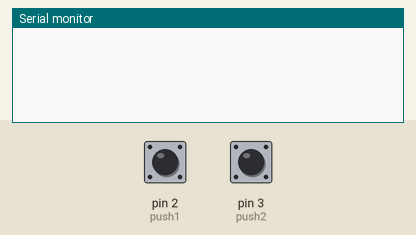
Simulated run of this sketch. Board: Arduino Uno, built with avr-gcc and run on an emulated ATmega328P. Shown: the last lines printed to the serial monitor. The inputs (shaded band) are chosen by the test bench; at power-on: pin 2 (push1) HIGH, pin 3 (push2) HIGH.

Above: at 1.2 s.
1.3 s: pin 2 (push1) pulled LOW for 0.15 s
At 2.6 s:
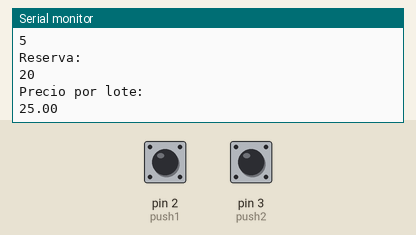
2.9 s: pin 3 (push2) pulled LOW for 0.15 s
At 3.7 s:
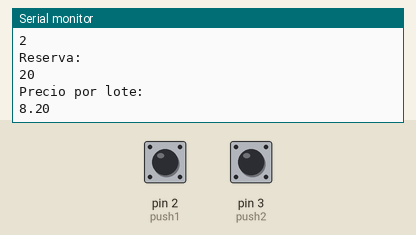
4.5 s: pin 2 (push1) pulled LOW for 1 s
At 5.11 s:
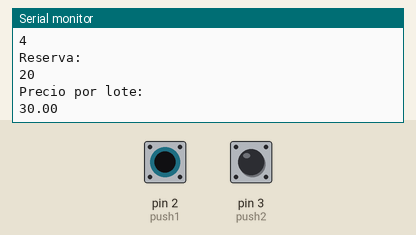
7.0 s: pin 2 (push1) driven LOW
At 7.89 s:
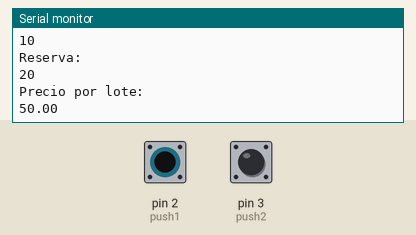
10.0 s: pin 2 (push1) driven HIGH and pin 3 (push2) driven LOW
Timing chart, 0 to 13.0 s (numbered marks = the images above; inputs shaded):
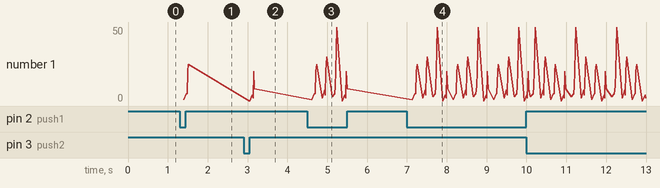

Measured:
- after the input at 1.3 s, the serial monitor: prints a new line after 0.10 s (image 1)
- after the input at 2.9 s, the serial monitor: prints a new line after 0.16 s (image 2)
- after the input at 4.5 s, the serial monitor: prints a new line after 0.11 s (image 3)
- plotted number 1: 25 → 8.2 after the input at 2.9 s

The sketch:

sketch_mar31b.ino
```cpp
#define push1 2

#define push2 3

int L=0;


struct itemss

{

  char items[11];

  float precio_u;

  unsigned int stock;

  float precio_por_lote;

  unsigned int reserva;

};

itemss itemss1 = {"doritos",4.10,2,8.20,20};

itemss itemss2 = {"mountain",5.00,5,25.00,20};

itemss itemss3 = {"lays",7.50,4,30,20};

itemss itemss4 = {"lipton",5.00,10,50.00,20};

itemss chucherias []= {itemss1,itemss2,itemss3,itemss4};


void setup() {

  Serial.begin(9600);

  pinMode(push1,INPUT_PULLUP);

  pinMode(push2,INPUT_PULLUP);

}


void loop()

{

  if(digitalRead(push1)==LOW)

  {

    delay(100);

    L++;

     if(L>3)
     L=0;

Serial.println(L + 0);

Serial.println("productos");

Serial.println("Nombre del producto:");

Serial.println(chucherias[L].items);

Serial.println("precio unitario:");

Serial.println(chucherias[L].precio_u);

Serial.println("Stock:");

Serial.println(chucherias[L].stock);

Serial.println("Reserva:");

Serial.println(chucherias[L].reserva);

Serial.println("Precio por lote:");

Serial.println(chucherias[L].precio_por_lote);

  }

  if(digitalRead(push2)==LOW)

  {

    delay(100);

    L--;

    if(L<0) L=3;

Serial.println(L + 0);

Serial.println("productos");

Serial.println("Nombre del producto:");

Serial.println(chucherias[L].items);

Serial.println("precio unitario:");

Serial.println(chucherias[L].precio_u);

Serial.println("Stock:");

Serial.println(chucherias[L].stock);

Serial.println("Reserva:");

Serial.println(chucherias[L].reserva);

Serial.println("Precio por lote:");

Serial.println(chucherias[L].precio_por_lote);
 }
 delay(100);
}
```
